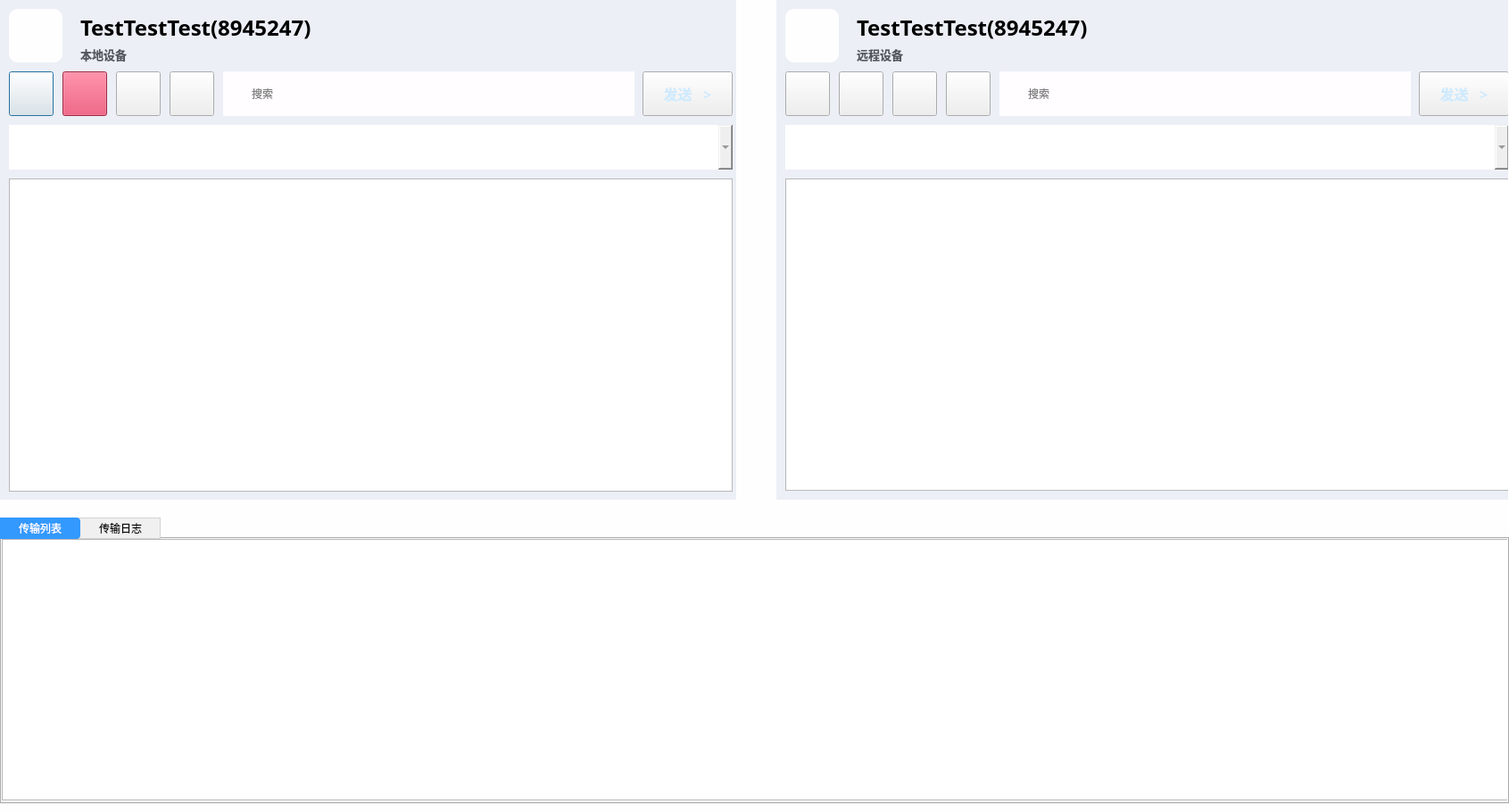
<?xml version="1.0" encoding="UTF-8"?>
<ui version="4.0">
 <class>CFileOperatorDlg</class>
 <widget class="QDialog" name="CFileOperatorDlg">
  <property name="geometry">
   <rect>
    <x>0</x>
    <y>0</y>
    <width>1691</width>
    <height>910</height>
   </rect>
  </property>
  <property name="minimumSize">
   <size>
    <width>1691</width>
    <height>910</height>
   </size>
  </property>
  <property name="maximumSize">
   <size>
    <width>1691</width>
    <height>910</height>
   </size>
  </property>
  <property name="windowTitle">
   <string>Dialog</string>
  </property>
  <property name="styleSheet">
   <string notr="true">#CFileOperatorDlg{
background-color:rgb(255,254,255);
}</string>
  </property>
  <widget class="QWidget" name="widget" native="true">
   <property name="geometry">
    <rect>
     <x>0</x>
     <y>0</y>
     <width>825</width>
     <height>560</height>
    </rect>
   </property>
   <property name="font">
    <font>
     <family>Agency FB</family>
     <weight>75</weight>
     <bold>true</bold>
    </font>
   </property>
   <property name="styleSheet">
    <string notr="true">#widget{
background-color:rgb(236,239,246);
}</string>
   </property>
   <widget class="QLabel" name="label">
    <property name="geometry">
     <rect>
      <x>10</x>
      <y>10</y>
      <width>60</width>
      <height>60</height>
     </rect>
    </property>
    <property name="styleSheet">
     <string notr="true">#label{
background-color:rgb(254,254,254);
border-radius:10px;
}</string>
    </property>
    <property name="text">
     <string/>
    </property>
    <property name="pixmap">
     <pixmap resource="res.qrc">:/title.png</pixmap>
    </property>
    <property name="scaledContents">
     <bool>true</bool>
    </property>
   </widget>
   <widget class="QLabel" name="label_2">
    <property name="geometry">
     <rect>
      <x>90</x>
      <y>10</y>
      <width>381</width>
      <height>41</height>
     </rect>
    </property>
    <property name="font">
     <font>
      <family>微软雅黑</family>
      <pointsize>18</pointsize>
      <weight>75</weight>
      <bold>true</bold>
     </font>
    </property>
    <property name="text">
     <string>TestTestTest(8945247)</string>
    </property>
   </widget>
   <widget class="QLabel" name="label_3">
    <property name="geometry">
     <rect>
      <x>90</x>
      <y>50</y>
      <width>111</width>
      <height>21</height>
     </rect>
    </property>
    <property name="font">
     <font>
      <family>Agency FB</family>
      <pointsize>10</pointsize>
      <weight>75</weight>
      <bold>true</bold>
     </font>
    </property>
    <property name="styleSheet">
     <string notr="true">#label_3
{
color:rgb(83,86,93);
}</string>
    </property>
    <property name="text">
     <string>本地设备</string>
    </property>
   </widget>
   <widget class="QPushButton" name="pushButton">
    <property name="geometry">
     <rect>
      <x>10</x>
      <y>80</y>
      <width>50</width>
      <height>50</height>
     </rect>
    </property>
    <property name="styleSheet">
     <string notr="true"/>
    </property>
    <property name="text">
     <string/>
    </property>
    <property name="icon">
     <iconset resource="res.qrc">
      <normaloff>:/back.png</normaloff>:/back.png</iconset>
    </property>
   </widget>
   <widget class="QPushButton" name="pushButton_2">
    <property name="geometry">
     <rect>
      <x>70</x>
      <y>80</y>
      <width>50</width>
      <height>50</height>
     </rect>
    </property>
    <property name="styleSheet">
     <string notr="true">#pushButton_2{
background-color:rgb(221,58,95);
}</string>
    </property>
    <property name="text">
     <string/>
    </property>
    <property name="icon">
     <iconset resource="res.qrc">
      <normaloff>:/up.png</normaloff>:/up.png</iconset>
    </property>
    <property name="iconSize">
     <size>
      <width>30</width>
      <height>30</height>
     </size>
    </property>
   </widget>
   <widget class="QPushButton" name="pushButton_3">
    <property name="geometry">
     <rect>
      <x>130</x>
      <y>80</y>
      <width>50</width>
      <height>50</height>
     </rect>
    </property>
    <property name="text">
     <string/>
    </property>
    <property name="icon">
     <iconset resource="res.qrc">
      <normaloff>:/home.png</normaloff>:/home.png</iconset>
    </property>
    <property name="iconSize">
     <size>
      <width>30</width>
      <height>30</height>
     </size>
    </property>
   </widget>
   <widget class="QPushButton" name="pushButton_4">
    <property name="geometry">
     <rect>
      <x>190</x>
      <y>80</y>
      <width>50</width>
      <height>50</height>
     </rect>
    </property>
    <property name="text">
     <string/>
    </property>
    <property name="icon">
     <iconset resource="res.qrc">
      <normaloff>:/refalsh.png</normaloff>:/refalsh.png</iconset>
    </property>
    <property name="iconSize">
     <size>
      <width>30</width>
      <height>30</height>
     </size>
    </property>
   </widget>
   <widget class="QLineEdit" name="lineEdit">
    <property name="geometry">
     <rect>
      <x>280</x>
      <y>80</y>
      <width>431</width>
      <height>50</height>
     </rect>
    </property>
    <property name="styleSheet">
     <string notr="true">#lineEdit
{
background-color:rgb(255,253,255);
border:none;
}</string>
    </property>
    <property name="placeholderText">
     <string>搜索</string>
    </property>
   </widget>
   <widget class="QPushButton" name="pushButton_5">
    <property name="geometry">
     <rect>
      <x>720</x>
      <y>80</y>
      <width>101</width>
      <height>50</height>
     </rect>
    </property>
    <property name="font">
     <font>
      <family>Agency FB</family>
      <pointsize>12</pointsize>
      <weight>75</weight>
      <bold>true</bold>
     </font>
    </property>
    <property name="styleSheet">
     <string notr="true">#pushButton_5
{
color:rgb(206,234,254);
}</string>
    </property>
    <property name="text">
     <string>发送   &gt;</string>
    </property>
   </widget>
   <widget class="QComboBox" name="comboBox">
    <property name="geometry">
     <rect>
      <x>10</x>
      <y>140</y>
      <width>811</width>
      <height>50</height>
     </rect>
    </property>
    <property name="styleSheet">
     <string notr="true">QComboBox{
  color:#666666;
  padding: 1px 15px 1px 3px;
  border: rgba(228,228,228,1);
}

QComboBox::drop-down
{
border-image:url(:/comboxDowm.png);
min-width:30px;
min-heigth:30px;
}

QComboBox#comboBox::drop-down:checked
{
border-image:url(:/comboxUp.png);
}

QComboBox QAbstractItemView{
	background:rgba(255,255,255,1);
    border:1px solid rgba(228,228,228,1);
    border-radius:0px 0px 5px 5px;
	font-size:14px;
    outline: 0px;  
 }




</string>
    </property>
    <property name="iconSize">
     <size>
      <width>30</width>
      <height>30</height>
     </size>
    </property>
   </widget>
   <widget class="QTableView" name="tableView">
    <property name="geometry">
     <rect>
      <x>10</x>
      <y>200</y>
      <width>811</width>
      <height>351</height>
     </rect>
    </property>
    <property name="styleSheet">
     <string notr="true">/* 设置QTableView表头的背景颜色和文字颜色 */  
QTableView QHeaderView::section {  
    background-color:rgb(236,239,246); /* 背景色 */  
    color: rgb(155,155,155);         /* 文字颜色 */
    height:40px;  
    padding-left: 4px;    /* 左内边距 */  
    padding-right: 4px;   /* 右内边距 */  
    border-left: 1px solid #555; /* 左边框 */  
    border-right: 1px solid #555; /* 右边框 */  
}  
  
/* 当鼠标悬停在表头部分时 */  
QTableView QHeaderView::section:hover {  
  /*  background-color: #555; /* 鼠标悬停时的背景色 */  
}  
  
/* 表头被选中的样式 */  
QTableView QHeaderView::section:selected {  
    background-color: #a6cafe; /* 选中时的背景色 */  
    color: black;             /* 选中时的文字颜色 */  
}  
  
/* 当表头不可用时（比如某个方向被禁用） */  
QTableView QHeaderView::section:disabled {  
    color: gray; /* 禁用时的文字颜色 */  
}  
  
/* 垂直表头的样式 */  
QTableView QHeaderView::section:vertical {  
    border-top: 1px solid #555; /* 上边框 */  
    border-bottom: 1px solid #555; /* 下边框 */   
}  
  
/* 表头的分隔线样式（注意：这个可能需要结合具体的Qt版本和平台来看是否支持） */  
QTableView QHeaderView::separator {  
    background-color: rgb(0,0,0); /* 分隔线颜色 */  
    width: 3px;              /* 分隔线宽度 */  
    height: 3px;             /* 垂直分隔线的高度（对于水平分隔线可能不适用） */  
}</string>
    </property>
   </widget>
   <widget class="QPushButton" name="pushButton_11">
    <property name="geometry">
     <rect>
      <x>250</x>
      <y>80</y>
      <width>30</width>
      <height>50</height>
     </rect>
    </property>
    <property name="styleSheet">
     <string notr="true">#pushButton_11{
background-color:rgb(255,253,255);
border:none;
}</string>
    </property>
    <property name="text">
     <string/>
    </property>
    <property name="icon">
     <iconset resource="res.qrc">
      <normaloff>:/search.png</normaloff>:/search.png</iconset>
    </property>
    <property name="iconSize">
     <size>
      <width>30</width>
      <height>30</height>
     </size>
    </property>
   </widget>
  </widget>
  <widget class="QWidget" name="widget_2" native="true">
   <property name="geometry">
    <rect>
     <x>870</x>
     <y>0</y>
     <width>820</width>
     <height>560</height>
    </rect>
   </property>
   <property name="styleSheet">
    <string notr="true">#widget_2{
background-color:rgb(236,239,246);
}</string>
   </property>
   <widget class="QLabel" name="label_5">
    <property name="geometry">
     <rect>
      <x>10</x>
      <y>10</y>
      <width>60</width>
      <height>60</height>
     </rect>
    </property>
    <property name="styleSheet">
     <string notr="true">#label_5{
background-color:rgb(254,254,254);
border-radius:10px;
}</string>
    </property>
    <property name="text">
     <string/>
    </property>
    <property name="pixmap">
     <pixmap resource="res.qrc">:/title.png</pixmap>
    </property>
    <property name="scaledContents">
     <bool>true</bool>
    </property>
   </widget>
   <widget class="QLabel" name="label_6">
    <property name="geometry">
     <rect>
      <x>90</x>
      <y>10</y>
      <width>381</width>
      <height>41</height>
     </rect>
    </property>
    <property name="font">
     <font>
      <family>微软雅黑</family>
      <pointsize>18</pointsize>
      <weight>75</weight>
      <bold>true</bold>
     </font>
    </property>
    <property name="text">
     <string>TestTestTest(8945247)</string>
    </property>
   </widget>
   <widget class="QLabel" name="label_7">
    <property name="geometry">
     <rect>
      <x>90</x>
      <y>50</y>
      <width>111</width>
      <height>21</height>
     </rect>
    </property>
    <property name="font">
     <font>
      <family>Agency FB</family>
      <pointsize>10</pointsize>
      <weight>75</weight>
      <bold>true</bold>
     </font>
    </property>
    <property name="styleSheet">
     <string notr="true">#label_7
{
color:rgb(83,86,93);
}</string>
    </property>
    <property name="text">
     <string>远程设备</string>
    </property>
   </widget>
   <widget class="QPushButton" name="pushButton_6">
    <property name="geometry">
     <rect>
      <x>10</x>
      <y>80</y>
      <width>50</width>
      <height>50</height>
     </rect>
    </property>
    <property name="text">
     <string/>
    </property>
    <property name="icon">
     <iconset resource="res.qrc">
      <normaloff>:/back.png</normaloff>:/back.png</iconset>
    </property>
   </widget>
   <widget class="QPushButton" name="pushButton_7">
    <property name="geometry">
     <rect>
      <x>70</x>
      <y>80</y>
      <width>50</width>
      <height>50</height>
     </rect>
    </property>
    <property name="text">
     <string/>
    </property>
    <property name="icon">
     <iconset resource="res.qrc">
      <normaloff>:/up.png</normaloff>:/up.png</iconset>
    </property>
    <property name="iconSize">
     <size>
      <width>30</width>
      <height>30</height>
     </size>
    </property>
   </widget>
   <widget class="QPushButton" name="pushButton_8">
    <property name="geometry">
     <rect>
      <x>130</x>
      <y>80</y>
      <width>50</width>
      <height>50</height>
     </rect>
    </property>
    <property name="text">
     <string/>
    </property>
    <property name="icon">
     <iconset resource="res.qrc">
      <normaloff>:/home.png</normaloff>:/home.png</iconset>
    </property>
    <property name="iconSize">
     <size>
      <width>30</width>
      <height>30</height>
     </size>
    </property>
   </widget>
   <widget class="QPushButton" name="pushButton_9">
    <property name="geometry">
     <rect>
      <x>190</x>
      <y>80</y>
      <width>50</width>
      <height>50</height>
     </rect>
    </property>
    <property name="text">
     <string/>
    </property>
    <property name="icon">
     <iconset resource="res.qrc">
      <normaloff>:/refalsh.png</normaloff>:/refalsh.png</iconset>
    </property>
    <property name="iconSize">
     <size>
      <width>30</width>
      <height>30</height>
     </size>
    </property>
   </widget>
   <widget class="QLabel" name="label_8">
    <property name="geometry">
     <rect>
      <x>250</x>
      <y>80</y>
      <width>30</width>
      <height>50</height>
     </rect>
    </property>
    <property name="styleSheet">
     <string notr="true">#label_8
{
background-color:rgb(255,253,255);
}</string>
    </property>
    <property name="text">
     <string/>
    </property>
    <property name="pixmap">
     <pixmap resource="res.qrc">:/search.png</pixmap>
    </property>
    <property name="scaledContents">
     <bool>true</bool>
    </property>
   </widget>
   <widget class="QLineEdit" name="lineEdit_2">
    <property name="geometry">
     <rect>
      <x>280</x>
      <y>80</y>
      <width>431</width>
      <height>50</height>
     </rect>
    </property>
    <property name="styleSheet">
     <string notr="true">#lineEdit_2
{
background-color:rgb(255,253,255);
border:none;
}</string>
    </property>
    <property name="placeholderText">
     <string>搜索</string>
    </property>
   </widget>
   <widget class="QPushButton" name="pushButton_10">
    <property name="geometry">
     <rect>
      <x>720</x>
      <y>80</y>
      <width>101</width>
      <height>50</height>
     </rect>
    </property>
    <property name="font">
     <font>
      <family>Agency FB</family>
      <pointsize>12</pointsize>
      <weight>75</weight>
      <bold>true</bold>
     </font>
    </property>
    <property name="styleSheet">
     <string notr="true">#pushButton_10
{
color:rgb(206,234,254);
}</string>
    </property>
    <property name="text">
     <string>发送   &gt;</string>
    </property>
   </widget>
   <widget class="QComboBox" name="comboBox_2">
    <property name="geometry">
     <rect>
      <x>10</x>
      <y>140</y>
      <width>811</width>
      <height>50</height>
     </rect>
    </property>
    <property name="styleSheet">
     <string notr="true">QComboBox{
  color:#666666;
  padding: 1px 15px 1px 3px;
  border: rgba(228,228,228,1);
}

QComboBox::drop-down
{
border-image:url(:/comboxDowm.png);
min-width:30px;
min-heigth:30px;
}

QComboBox#comboBox::drop-down:checked
{
border-image:url(:/comboxUp.png);
}

QComboBox QAbstractItemView{
	background:rgba(255,255,255,1);
    border:1px solid rgba(228,228,228,1);
    border-radius:0px 0px 5px 5px;
	font-size:14px;
    outline: 0px;  
 }
</string>
    </property>
    <property name="iconSize">
     <size>
      <width>30</width>
      <height>30</height>
     </size>
    </property>
   </widget>
   <widget class="QTableView" name="tableView_2">
    <property name="geometry">
     <rect>
      <x>10</x>
      <y>200</y>
      <width>811</width>
      <height>350</height>
     </rect>
    </property>
    <property name="styleSheet">
     <string notr="true">/* 设置QTableView表头的背景颜色和文字颜色 */  
QTableView QHeaderView::section {  
    background-color:rgb(236,239,246); /* 背景色 */  
    color: rgb(155,155,155);         /* 文字颜色 */
    height:40px;  
    padding-left: 4px;    /* 左内边距 */  
    padding-right: 4px;   /* 右内边距 */  
    border-left: 1px solid #555; /* 左边框 */  
    border-right: 1px solid #555; /* 右边框 */  
}  
  
/* 当鼠标悬停在表头部分时 */  
QTableView QHeaderView::section:hover {  
  /*  background-color: #555; /* 鼠标悬停时的背景色 */  
}  
  
/* 表头被选中的样式 */  
QTableView QHeaderView::section:selected {  
    background-color: #a6cafe; /* 选中时的背景色 */  
    color: black;             /* 选中时的文字颜色 */  
}  
  
/* 当表头不可用时（比如某个方向被禁用） */  
QTableView QHeaderView::section:disabled {  
    color: gray; /* 禁用时的文字颜色 */  
}  
  
/* 垂直表头的样式 */  
QTableView QHeaderView::section:vertical {  
    border-top: 1px solid #555; /* 上边框 */  
    border-bottom: 1px solid #555; /* 下边框 */   
}  
  
/* 表头的分隔线样式（注意：这个可能需要结合具体的Qt版本和平台来看是否支持） */  
QTableView QHeaderView::separator {  
    background-color: rgb(0,0,0); /* 分隔线颜色 */  
    width: 3px;              /* 分隔线宽度 */  
    height: 3px;             /* 垂直分隔线的高度（对于水平分隔线可能不适用） */  
}</string>
    </property>
   </widget>
  </widget>
  <widget class="QTabWidget" name="tabWidget">
   <property name="geometry">
    <rect>
     <x>0</x>
     <y>580</y>
     <width>1691</width>
     <height>321</height>
    </rect>
   </property>
   <property name="styleSheet">
    <string notr="true">QTabWidget {  
}  
  
QTabBar {  
    /* 设置标签栏的整体样式 */  
    background-color: #f0f0f0; /* 背景颜色 */  
    border: 1px solid #d3d3d3; /* 边框 */  
}  
  
QTabBar::tab {  
    /* 设置每个标签的样式 */  
    /*background-color: #e0e0e0;*/ /* 背景颜色 */ 
    background-color:rgba(0,0,0,0); 
    color: black; /* 文字颜色 */  
    padding: 5px; /* 内边距 */  
    /*border: 1px solid transparent;*/ /* 边框，初始设置为透明，以便在选中时更改 */  
    border: none;
    border-bottom-right-radius: 4px; /* 右下圆角（如果需要） */  
    border-top-right-radius: 4px; /* 右上圆角（如果需要） */  
    min-width: 80px; /* 最小宽度 */  
}  
  
QTabBar::tab:selected {  
    /* 设置选中标签的样式 */  
    background-color: #3399ff; /* 选中时的背景颜色 */  
    color: white; /* 选中时的文字颜色 */  
    border-color: #3399ff; /* 选中时的边框颜色 */  
}  
  
QTabBar::tab:hover {  
    /* 设置鼠标悬停在标签上的样式 */  
    background-color: #99ccff; /* 悬停时的背景颜色 */  
}  </string>
   </property>
   <property name="currentIndex">
    <number>0</number>
   </property>
   <widget class="QWidget" name="tab">
    <attribute name="title">
     <string>传输列表</string>
    </attribute>
    <widget class="QWidget" name="widget_3" native="true">
     <property name="geometry">
      <rect>
       <x>0</x>
       <y>0</y>
       <width>1690</width>
       <height>293</height>
      </rect>
     </property>
     <property name="styleSheet">
      <string notr="true">#widget_3
{
background-color: rgb(236,239,246); /* 背景颜色 */  
}</string>
     </property>
     <widget class="QTableView" name="tableView_3">
      <property name="geometry">
       <rect>
        <x>0</x>
        <y>0</y>
        <width>1690</width>
        <height>293</height>
       </rect>
      </property>
      <property name="styleSheet">
       <string notr="true">/* 设置QTableView表头的背景颜色和文字颜色 */  
QTableView QHeaderView::section {  
    background-color:rgb(236,239,246); /* 背景色 */  
    color: rgb(155,155,155);         /* 文字颜色 */
    height:40px;  
    padding-left: 4px;    /* 左内边距 */  
    padding-right: 4px;   /* 右内边距 */  
    border-left: 1px solid #555; /* 左边框 */  
    border-right: 1px solid #555; /* 右边框 */  
}  
  
/* 当鼠标悬停在表头部分时 */  
QTableView QHeaderView::section:hover {  
  /*  background-color: #555; /* 鼠标悬停时的背景色 */  
}  
  
/* 表头被选中的样式 */  
QTableView QHeaderView::section:selected {  
    background-color: #a6cafe; /* 选中时的背景色 */  
    color: black;             /* 选中时的文字颜色 */  
}  
  
/* 当表头不可用时（比如某个方向被禁用） */  
QTableView QHeaderView::section:disabled {  
    color: gray; /* 禁用时的文字颜色 */  
}  
  
/* 垂直表头的样式 */  
QTableView QHeaderView::section:vertical {  
    border-top: 1px solid #555; /* 上边框 */  
    border-bottom: 1px solid #555; /* 下边框 */   
}  
  
/* 表头的分隔线样式（注意：这个可能需要结合具体的Qt版本和平台来看是否支持） */  
QTableView QHeaderView::separator {  
    background-color: rgb(0,0,0); /* 分隔线颜色 */  
    width: 3px;              /* 分隔线宽度 */  
    height: 3px;             /* 垂直分隔线的高度（对于水平分隔线可能不适用） */  
}</string>
      </property>
     </widget>
    </widget>
   </widget>
   <widget class="QWidget" name="tab_2">
    <attribute name="title">
     <string>传输日志</string>
    </attribute>
    <widget class="QWidget" name="widget_4" native="true">
     <property name="geometry">
      <rect>
       <x>0</x>
       <y>0</y>
       <width>1690</width>
       <height>293</height>
      </rect>
     </property>
     <property name="styleSheet">
      <string notr="true">#widget_4
{
background-color: rgb(236,239,246); /* 背景颜色 */  
}</string>
     </property>
    </widget>
   </widget>
  </widget>
 </widget>
 <resources>
  <include location="res.qrc"/>
 </resources>
 <connections/>
</ui>
